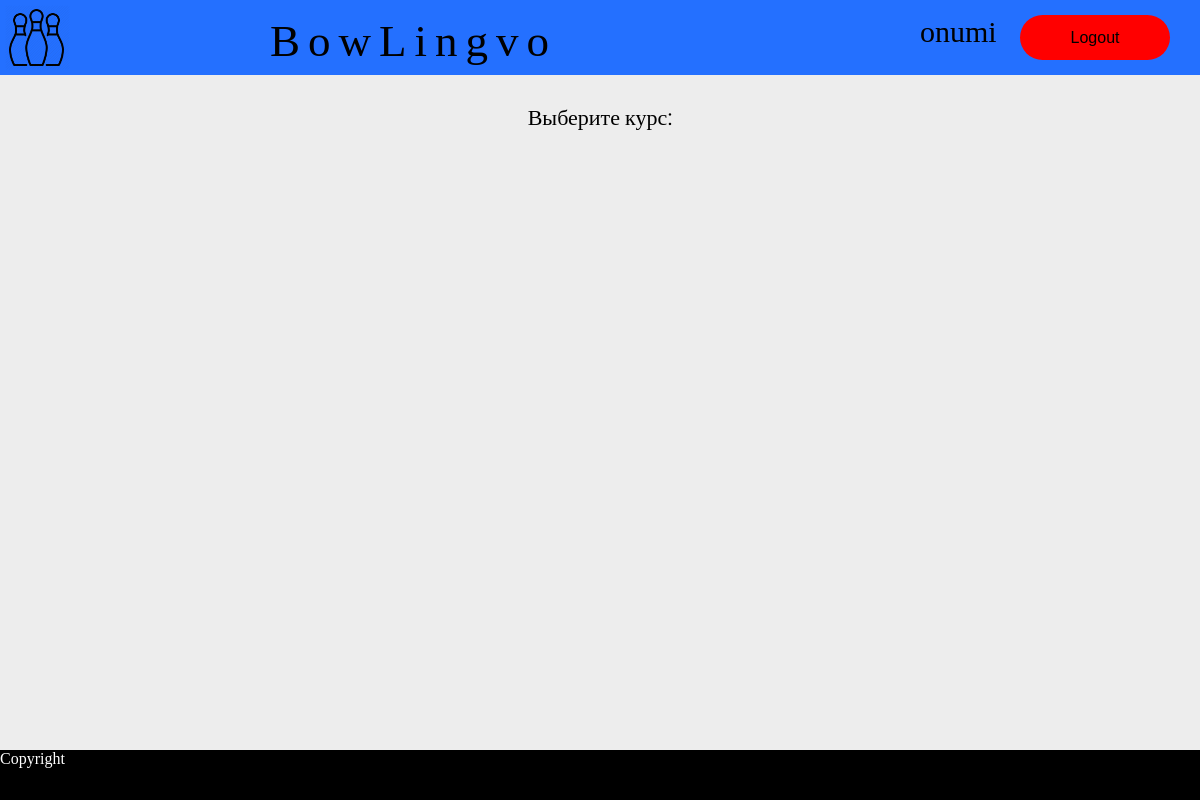
/main/ (signed in), run on an earlier commit of the app's database.
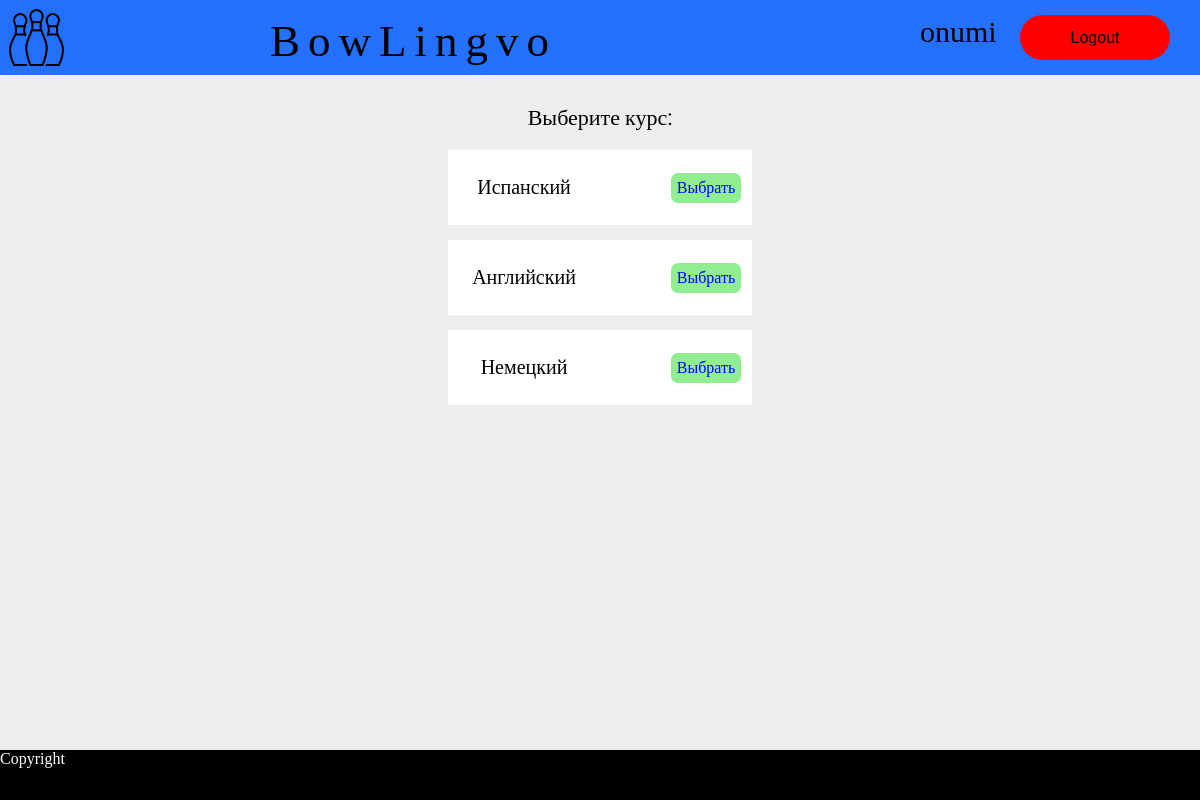
And on a later commit of the database.
### main/models.py (models this page shows, shortened)
class Language(models.Model):
    objects = models.Manager()
    url_name = models.CharField(max_length=50)
    name = models.CharField(max_length=50)
    icon = models.CharField(max_length=50)

### main/views.py (the view)
# urls.py: path('', views.index),
def index(request):
    if not request.user.is_authenticated:
        request.session['error_message'] = 'Please, login'
        return redirect('/main/login')
    languages = Language.objects.all()
    return render(request, 'main/index.html',
                  {'authorized': True, 'username': request.user.username, 'page_name': 'index', 'languages': languages})

### main/templates/main/index.html
{% load static %}
{% include "main/head.html" %}
{% include "main/header.html" %}
<div class="content">
    <div class="course">
        Выберите курс:
    </div>
    <table class="languages">
        {% for language in languages %}
        <tr>
            <td>
                {{ language.name }}
            </td>
            <td>
                <a href="/main/{{ language.url_name }}">Выбрать</a>
            </td>
        </tr>
        {% endfor %}
    </table>
</div>
{% include "main/footer.html" %}

### main/templates/main/head.html (shortened to what this page needs)
{% load static %}
<head>
    <link rel="stylesheet" href="{% static 'main/index.css' %}" type="text/css">
</head>

### main/templates/main/header.html
{% load static %}
<div class="container">
    <div class="header">
        <a href="/main/"><img id='logo' src="{% static 'main/images/logo.png' %}" alt="bowlingvo logo"></a>
        <div id="brand">BowLingvo</div>
        {% if authorized %}
            <a href="/main/do-logout" id="logout-button">Logout</a>
            <div id="user">{{ username }}</div>
        {% else %}
            <a href="/main/register" id="register-button">Register</a>
            <a href="/main/login" id="login-button">Login</a>
        {% endif %}
    </div>
    <div class="content">

### main/templates/main/footer.html (shortened to what this page needs)
{% load static %}
</div>
</div>
<div class="footer">
    Copyright
</div>

### main/static/main/index.css (style rules this page uses)
.container { min-width: 1135px; width: 100%; min-height: 100%; }
.header { height: 75px; background-color: var(--header-color); }
.footer { height: 50px; background-color: black; color: white; width = 100%; margin-top: -50px; }
#logo { float: left; margin-top: 5px; margin-left: 5px; width: 65px; height: 65px; }
#brand { float: left; width: 300px; margin-left: 200px; margin-top: 15px; margin-right: 200px; font-size: 45px; letter-spacing: 8px; }
#login-button, #register-button, #logout-button { float: right; margin-right: 30px; margin-top: 15px; width: 150px; height: 45px; border-radius: 22.5px; text-decoration: none; text-align: center; color: black; font-size: 25px; font: caption; line-height: 45px; }
#register-button, #logout-button { background-color: red; }
#user { float: right; margin-top: 15px; height: 30px; width: 100px; font-size: 30px; }
.course { width: 500px; height: 30px; margin-top: 30px; margin-left: auto; margin-right: auto; text-align: center; font-size: 22px; font-family: 'Roboto Condensed'; }
.languages { border-spacing: 0 15px; margin-left: auto; margin-right: auto; }
.languages tr { background-color: white; border-radius: 15px; }
.languages td { padding-top: 15px; padding-bottom: 15px; width: 150px; height: 75px; text-align: center; font-size: 20px; }
.languages td a { display: block; width: 70px; height: 30px; margin-right: 10px; margin-left: 70px; border-radius: 7px; background-color: lightgreen; line-height: 30px; text-decoration: none; font-size: 16; color: blue; }

What changed in the data, as far as the page shows it:
added Language: name "Испанский"
added Language: name "Английский"
added Language: name "Немецкий"
